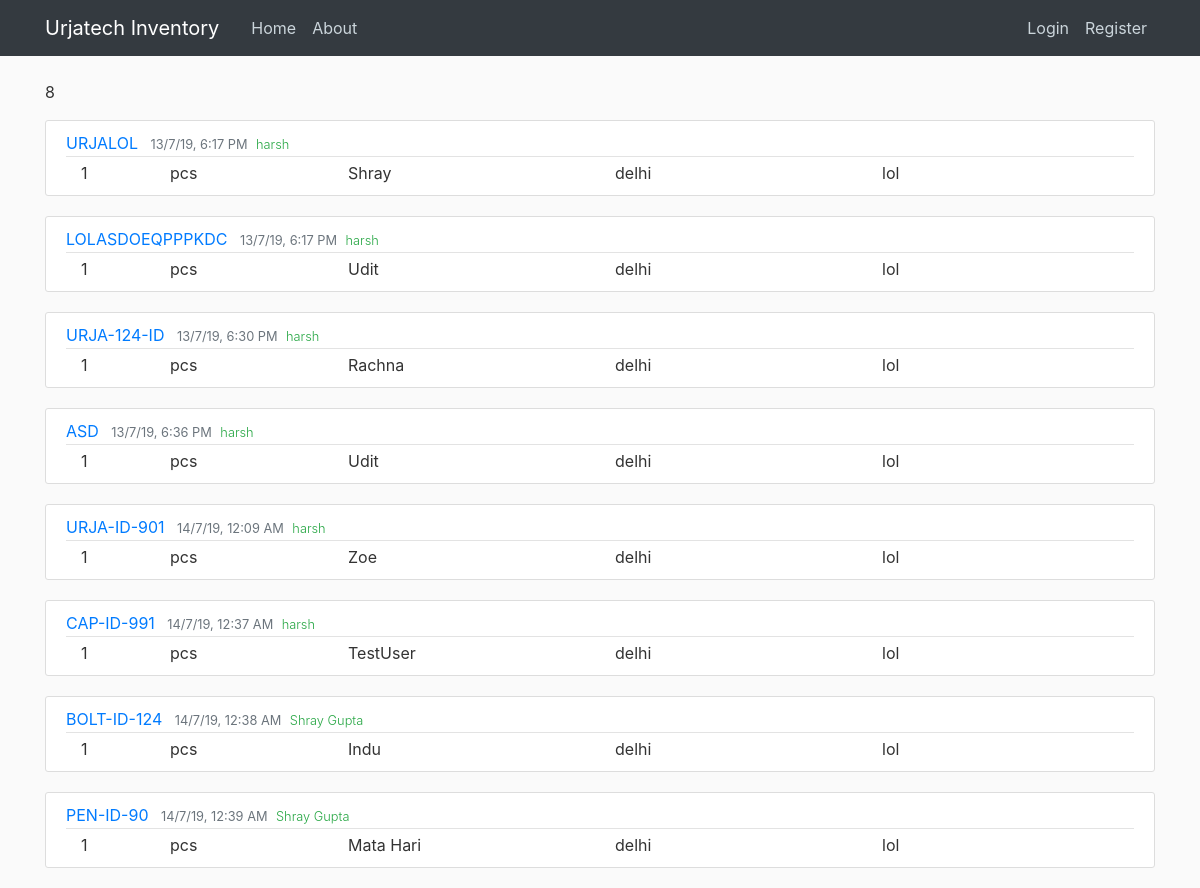
The page /home on the database its author committed.
### flaskblog/models.py (models this page shows, shortened)
class Post(db.Model):
    id = db.Column(db.Integer, primary_key=True)
    material_id = db.Column(db.String(50), nullable=False)
    numbers_issued = db.Column(db.Integer)
    unit = db.Column(db.String(10))
    person = db.Column(db.String(20))
    location = db.Column(db.String(50))
    type_issued = db.Column(db.String(20))
    date_posted = db.Column(db.DateTime, nullable=False, default=datetime.now)
    user_id = db.Column(db.Integer, db.ForeignKey('user.id'))

class User(db.Model, UserMixin):
    id = db.Column(db.Integer, primary_key=True)
    name = db.Column(db.String(30), nullable=False)
    username = db.Column(db.String(20), unique=True, nullable=False)
    email = db.Column(db.String(100), unique=True, nullable=False)
    image_file = db.Column(db.String(20), nullable=False, default='56c6632a3ab0abec.jpg')
    password = db.Column(db.String(60), nullable=False)
    posts = db.relationship('Post', backref='author', lazy=True)

### flaskblog/routes.py (the view)
@app.route("/")
@app.route("/home")
def home():
    numbers_sum=0
    posts = Post.query.all()
    for post in posts:
        numbers_sum = numbers_sum + post.numbers_issued
    return render_template('home.html', posts=posts, numbers_sum=numbers_sum)

### flaskblog/templates/home.html
{% extends "layout.html" %}
{% block content %}
<p>{{ numbers_sum }}</p>
{% for post in posts %}
<article class="media content-section">
  <div class="media-body">
    <div class="article-metadata">
        <a class="mr-2 text-uppercase" href="#"> {{ post.material_id }}</a>
        <small class="text-muted">{{ post.date_posted.strftime("%d/%-m/%-y, %-I:%M %p")}}</small>
        <small class="font-weight-light text-success ml-1">{{ post.author.name }}</small>
      </div>
      <div class="container mr-1">
        <div class="row">
          <div class="col-1">
            {{ post.numbers_issued }}
          </div>
          <div class="col-2">
            {{ post.unit }}
          </div>
          <div class="col-3">
            {{ post.person }}
          </div>
          <div class="col-3">
            {{ post.location }}
          </div>
          <div class="col-1">
            {{ post.type_issued }}
          </div>
        </div>
      </div>
    </div>
  </article>
  {% endfor %}
  {% endblock content %}

### flaskblog/templates/layout.html (shortened to what this page needs)
<!DOCTYPE html>
<html lang="en">
<head>
    <link rel="stylesheet" href="https://stackpath.bootstrapcdn.com/bootstrap/4.3.1/css/bootstrap.min.css">
    <link rel="stylesheet" type="text/css" href="{{ url_for('static', filename='main.css')}}">
</head>
<body>
<header class="site-header">
    <nav class="navbar navbar-expand-md navbar-dark bg-dark fixed-top">
        <div class="container">
            <a class="navbar-brand mr-4" href="/">Urjatech Inventory</a>
            <div class="collapse navbar-collapse" id="navbarToggle">
                <div class="navbar-nav mr-auto">
                    <a class="nav-item nav-link" href="{{ url_for('home')}}">Home</a>
                    <a class="nav-item nav-link" href="{{ url_for('about')}}">About</a>
                </div>
                <div class="navbar-nav">
                    {% if current_user.is_authenticated %}
                        <a class="nav-item nav-link" href="{{ url_for('new_post')}}">New Post</a>
                        <a class="nav-item nav-link" href="{{ url_for('account')}}">Account</a>
                        <a class="nav-item nav-link" href="{{ url_for('logout')}}">Logout</a>
                    {% else %}
                        <a class="nav-item nav-link" href="{{ url_for('login')}}">Login</a>
                        <a class="nav-item nav-link" href="{{ url_for('register')}}">Register</a>
                    {% endif %}
                </div>
            </div>
        </div>
    </nav>
</header>
<main role="main" class="container">
    <div class="row">
        <div class="col-md-12">
            {% block content %}{% endblock %}
        </div>
    </div>
</main>
</body>
</html>

### flaskblog/static/main.css (style rules this page uses)
body { background: #fafafa; color: #333333; margin-top: 5rem; }
.site-header .navbar-nav .nav-link { color: #cbd5db; }
.content-section { background: #ffffff; padding: 10px 20px; border: 1px solid #dddddd; border-radius: 3px; margin-bottom: 20px; }
.article-metadata { padding-bottom: 1px; margin-bottom: 4px; border-bottom: 1px solid #e3e3e3 }

### rows shown on the page
Post: material_id "URJALOL", date_posted "13/7/19, 6:17 PM", author.name "harsh", numbers_issued "1", unit "pcs", person "Shray", location "delhi", type_issued "lol"
Post: material_id "LOLASDOEQPPPKDC", date_posted "13/7/19, 6:17 PM", author.name "harsh", numbers_issued "1", unit "pcs", person "Udit", location "delhi", type_issued "lol"
Post: material_id "URJA-124-ID", date_posted "13/7/19, 6:30 PM", author.name "harsh", numbers_issued "1", unit "pcs", person "Rachna", location "delhi", type_issued "lol"
Post: material_id "ASD", date_posted "13/7/19, 6:36 PM", author.name "harsh", numbers_issued "1", unit "pcs", person "Udit", location "delhi", type_issued "lol"
Post: material_id "URJA-ID-901", date_posted "14/7/19, 12:09 AM", author.name "harsh", numbers_issued "1", unit "pcs", person "Zoe", location "delhi", type_issued "lol"
Post: material_id "CAP-ID-991", date_posted "14/7/19, 12:37 AM", author.name "harsh", numbers_issued "1", unit "pcs", person "TestUser", location "delhi", type_issued "lol"
Post: material_id "BOLT-ID-124", date_posted "14/7/19, 12:38 AM", author.name "Shray Gupta", numbers_issued "1", unit "pcs", person "Indu", location "delhi", type_issued "lol"
Post: material_id "PEN-ID-90", date_posted "14/7/19, 12:39 AM", author.name "Shray Gupta", numbers_issued "1", unit "pcs", person "Mata Hari", location "delhi", type_issued "lol"

### other values the page prints
{{ numbers_sum }} "8"
